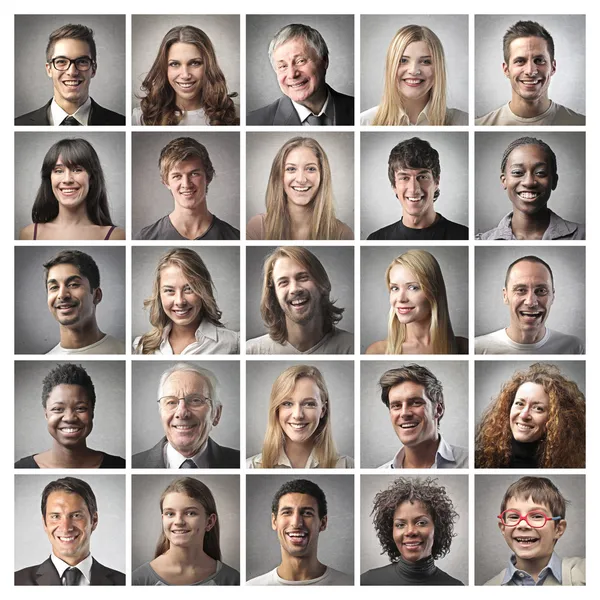
#> input picture 001.jpg, 600 x 600 px
$ python finder2.py
#> lines starting #> are read from the running program, lines starting #| are printed output that depends on the picture; after the words box and inside, x2 and y2 are one past the last pixel; in counts of white or black regions, pixels touching at a corner belong together
# pip install opencv-python

import cv2
import os

x = cv2.CascadeClassifier(cv2.data.haarcascades+"haarcascade_frontalface_default.xml")

img = cv2.imread('001.jpg')
#> img is the input picture: shape (600, 600, 3); mean B, G, R 147.4, 152.8, 162.2
# img = cv2.cvtColor(img, cv2.COLOR_BGR2GRAY)
det = x.detectMultiScale(img, 1.1, 19)
#> det = 22 rows, first 6: [377, 267, 53, 53], [501, 39, 56, 56], [159, 44, 52, 52], [41, 149, 54, 54], [163, 157, 48, 48], [153, 269, 53, 53]

f=1
for (x,y,w,h) in det:
    cv2.rectangle(img, (x,y), (x+w,y+h), (0,0,255), thickness=3)
    crop_img = img[y:y+h, x:x+w]
    cv2.imshow('1', crop_img)
    cv2.imwrite(f'res{f}.png', crop_img)
    f+=1
#> this loop made 22 passes
#> (x, y, w, h) on passes 1 to 12: (377, 267, 53, 53), (501, 39, 56, 56), (159, 44, 52, 52), (41, 149, 54, 54), (163, 157, 48, 48), (153, 269, 53, 53), (384, 502, 55, 55), (274, 148, 54, 54), (34, 260, 63, 63), (266, 257, 58, 58), (378, 381, 57, 57), (151, 490, 56, 56)
#> pass 1, `crop_img = img[y:y+h, x:x+w]`:
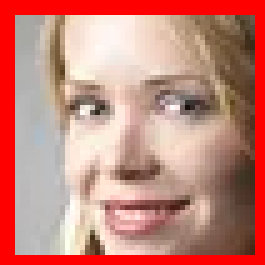
#> crop_img: shape (53, 53, 3) (shown 5 times larger); mean B, G, R 121.5, 132.5, 198
#> pass 2, `crop_img = img[y:y+h, x:x+w]`:
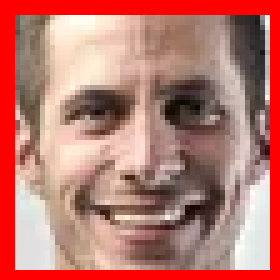
#> crop_img: shape (56, 56, 3) (shown 5 times larger); mean B, G, R 112.3, 121.3, 186.5
#> pass 3, `crop_img = img[y:y+h, x:x+w]`:
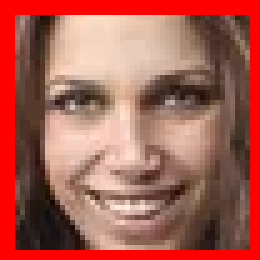
#> crop_img: shape (52, 52, 3) (shown 5 times larger); mean B, G, R 83.8, 95.5, 167.7
#> after the loop:
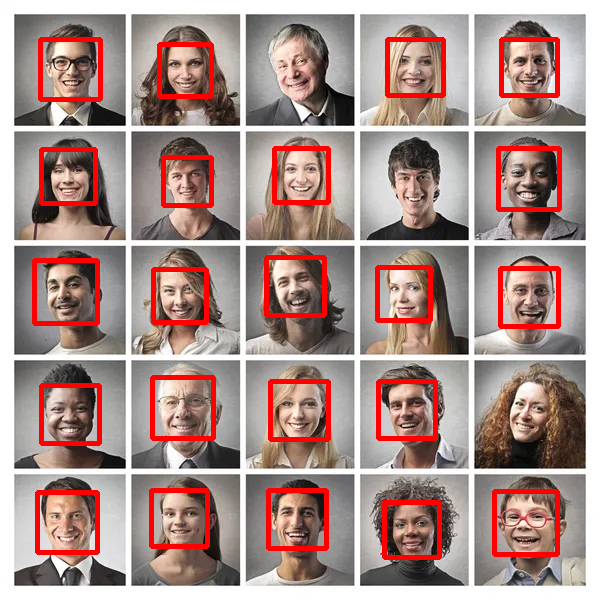
#> img: shape (600, 600, 3); 6.88% of pixels changed, all inside (x1, y1, x2, y2) = (32, 37, 562, 560)
#> after the loop, f = 23

cv2.imshow('Result', img)
cv2.waitKey(0)
